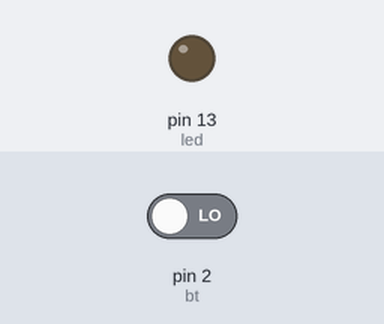
This sketch was run on a simulated Arduino Uno, built with avr-gcc and run on an emulated ATmega328P. Parts: output pins drawn as LEDs (lit = HIGH). Inputs (shaded band) come from the test bench; at power-on: pin 2 (bt) LOW.

Above: at 1.2 s.
1.3 s: pin 2 (bt) driven HIGH
At 2.2 s:
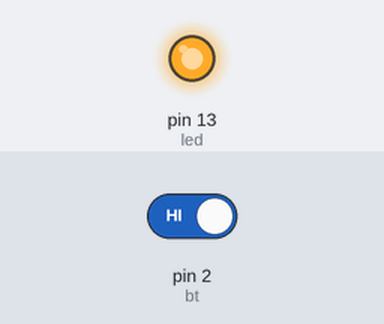
2.8 s: pin 2 (bt) driven LOW
At 3.3 s:
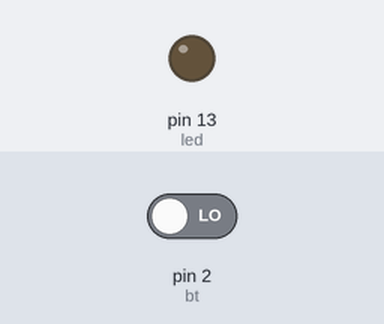
Timing chart, 0 to 5.8 s (numbered marks = the images above; inputs shaded):
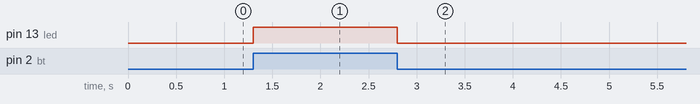

Measured:
- after the input at 1.3 s, pin 13 (led): LOW → HIGH at once
- after the input at 2.8 s, pin 13 (led): HIGH → LOW at once

The sketch:

button1.ino
```cpp
const int led =13;
const int bt = 2;

void setup() {
  // put your setup code here, to run once:
  pinMode(led,OUTPUT);
  pinMode(bt, INPUT);
}

void loop() {
  // put your main code here, to run repeatedly:
  int btState = digitalRead(bt);
  digitalWrite(led, btState);
}
```
